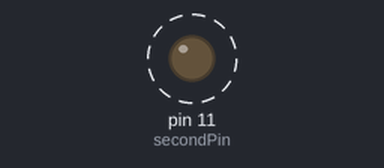
The program below on a simulated Raspberry Pi (header pin numbers). Parts: output pins drawn as LEDs (lit = HIGH). Dashed ring = blinking. Pins used as bus, display or sensor lines are not drawn; what the program prints to the terminal is not drawn.

Above: at 0.2 s.
Timing chart, 0 to 4.6 s (numbered marks = the images above):
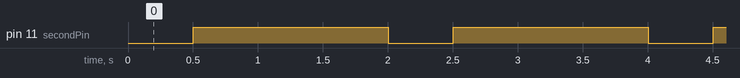

Measured:
- by itself, pin 11 (secondPin): alternates HIGH for 1.5 s and LOW for 0.50 s

The program:

ledDouble.py
```python
import RPi.GPIO as GPIO
import time

firstPin = 7
secondPin = 11
interval = 0.5

def setup():
    GPIO.setmode(GPIO.BOARD)
    # Setup all the pins
    GPIO.setup(firstPin, GPIO.OUT)
    GPIO.setup(secondPin, GPIO.OUT)

def led():
    while True:
        print('Activating first pin')
        runPins(0)
        print('Activating both')
        runPins(2)
        print('Activating second pin')
        runPins(1)
        print('Activating both')
        runPins(2)

def runPins(position):
    if position == 0:
        GPIO.output(firstPin, GPIO.HIGH)
        GPIO.output(secondPin, GPIO.LOW)
    elif position == 1:
        GPIO.output(firstPin, GPIO.LOW)
        GPIO.output(secondPin, GPIO.HIGH)
    elif position == 2:
        GPIO.output(firstPin, GPIO.HIGH)
        GPIO.output(secondPin, GPIO.HIGH)
    time.sleep(interval)

def end():
    GPIO.output(firstPin, GPIO.LOW)
    GPIO.output(secondPin, GPIO.LOW)
    GPIO.cleanup()


setup()
try:
    led()
except KeyboardInterrupt:
    end()
```
